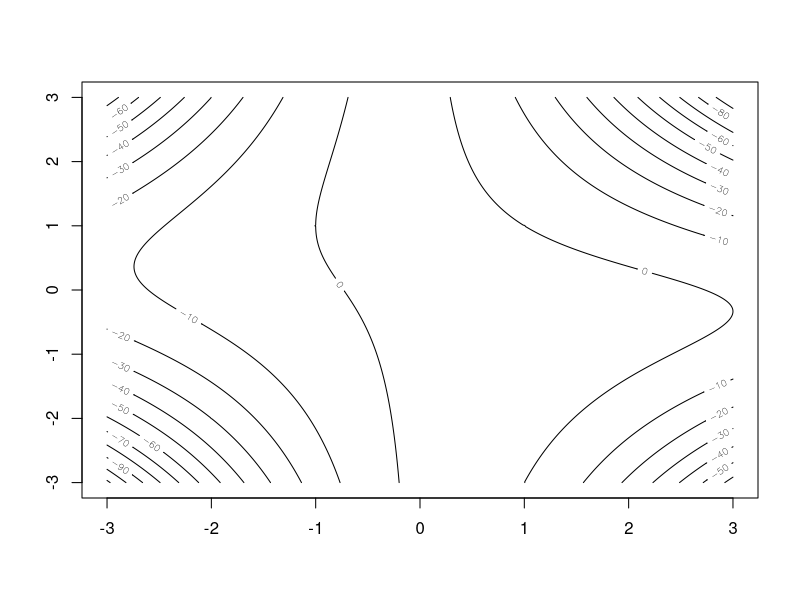

The R script that drew this image:

g <- function(x,y)
{
  ret <- - x^2 - x^2 * y^2 - 2 * x * y + 2 * x + 2
  return(ret)
}

x <- seq(-3, 3, by = 0.01)
y <- seq(-3, 3, by = 0.01)

dx <- length(x)
dy <- length(y)

gx <- matrix(rep(NA, dx*dy), nrow=dx,ncol=dy)

for (i in 1:dx){
  for (j in 1:dy)
  {
    gx[i,j] <- g(x[i],y[j])
  }
}

contour(x,y,gx)